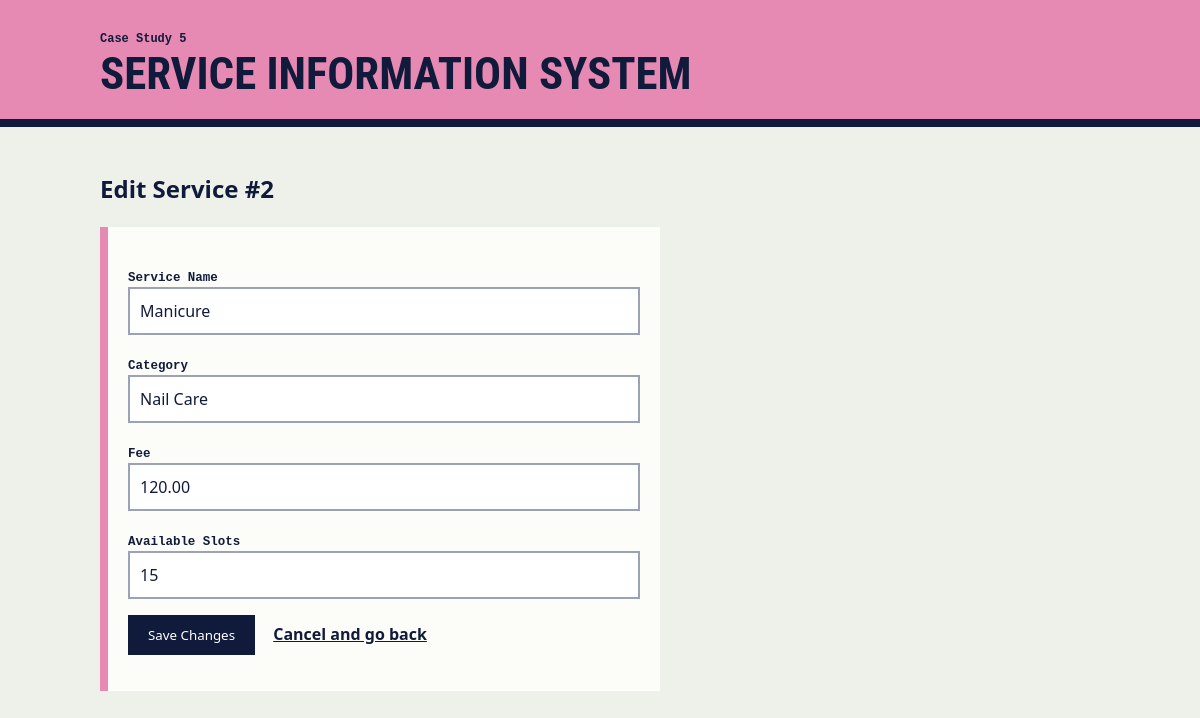
The page /service-system/edit.php?id=2 on the database its author committed.
### tables this page shows
CREATE TABLE services (
    id INT AUTO_INCREMENT PRIMARY KEY,
    service_name VARCHAR(100) NOT NULL,
    category VARCHAR(50) NOT NULL,
    fee DECIMAL(10,2) NOT NULL,
    available_slots INT NOT NULL
);

### service-system/edit.php (the view, shortened to what this page needs)
<?php
require_once 'config.php';
function e($value): string
{
    return htmlspecialchars((string) $value, ENT_QUOTES, 'UTF-8');
}
$requested_id = $_SERVER['REQUEST_METHOD'] === 'POST' ? ($_POST['id'] ?? '') : ($_GET['id'] ?? '');
$id = filter_var($requested_id ?? '', FILTER_VALIDATE_INT, ['options' => ['min_range' => 1]]);
$record = false;
if ($id !== false) {
    $statement = $pdo->prepare('SELECT * FROM services WHERE id = :id');
    $statement->execute([':id' => $id]);
    $record = $statement->fetch();
}
    ?>
<?php
$record_input = [
    'service_name' => (string) $record['service_name'],
    'category' => (string) $record['category'],
    'fee' => (string) $record['fee'],
    'available_slots' => (string) $record['available_slots'],
];
?>
<!DOCTYPE html>
<html lang="en">
<head>
    <link rel="stylesheet" href="../assets/crud.css">
</head>
<body class="case-5">
<header>
    <p class="case-no">Case Study 5</p>
    <h1>Service Information System</h1>
</header>
<main>
    <h2>Edit Service #<?= e($id) ?></h2>
    <form method="post">
        <p>
            <label for="service_name">Service Name</label><br>
            <input type="text" id="service_name" name="service_name" maxlength="100" placeholder="e.g. Basic Haircut" value="<?= e($record_input['service_name']) ?>" required>
        </p>
        <p>
            <label for="category">Category</label><br>
            <input type="text" id="category" name="category" maxlength="50" placeholder="e.g. Hair Care" value="<?= e($record_input['category']) ?>" required>
        </p>
        <p>
            <label for="fee">Fee</label><br>
            <input type="number" id="fee" name="fee" min="0" step="0.01" value="<?= e($record_input['fee']) ?>" required>
        </p>
        <p>
            <label for="available_slots">Available Slots</label><br>
            <input type="number" id="available_slots" name="available_slots" min="0" step="1" value="<?= e($record_input['available_slots']) ?>" required>
        </p>
        <p>
            <button type="submit">Save Changes</button>
            <a href="index.php">Cancel and go back</a>
        </p>
    </form>
</main>
</body>
</html>

### assets/crud.css (style rules this page uses)
:root { --ink: #101a3a; --folder: #f4b223; }
.case-5 { --folder: #e68ab4; }
* { box-sizing: border-box; }
body { margin: 0; font-family: "IBM Plex Sans", "Segoe UI", Arial, sans-serif; background: #eef0ea; color: var(--ink); line-height: 1.5; }
header { background: var(--folder); border-bottom: 8px solid var(--ink); padding: 18px max(16px, calc((100% - 1000px) / 2)) 22px; }
h1 { font-family: "Arial Narrow", "Roboto Condensed", Impact, sans-serif; font-size: clamp(1.8rem, 5vw, 2.8rem); text-transform: uppercase; line-height: 1.05; margin: 4px 0 0; }
.case-no { font: 600 .75rem Consolas, monospace; margin: 14px 0 0; }
main { max-width: 1032px; margin: 0 auto; padding: 24px 16px 60px; }
a { color: var(--ink); font-weight: 600; }
.button, button { display: inline-block; background: var(--ink); color: #fff; border: 0; padding: 11px 20px; font: 700 .95rem inherit; font-family: inherit; text-decoration: none; cursor: pointer; margin-right: 14px; }
form, dl { background: #fcfdf9; border-left: 8px solid var(--folder); padding: 20px; max-width: 560px; }
label, dt { font: 600 .78rem Consolas, monospace; }
input, select { width: 100%; padding: 10px; border: 2px solid #9aa2b8; font: inherit; background: #fff; color: var(--ink); }

### rows shown on the page
services: service_name "Manicure", category "Nail Care", fee "120.00", available_slots "15"

### other values the page prints
$id "2"
